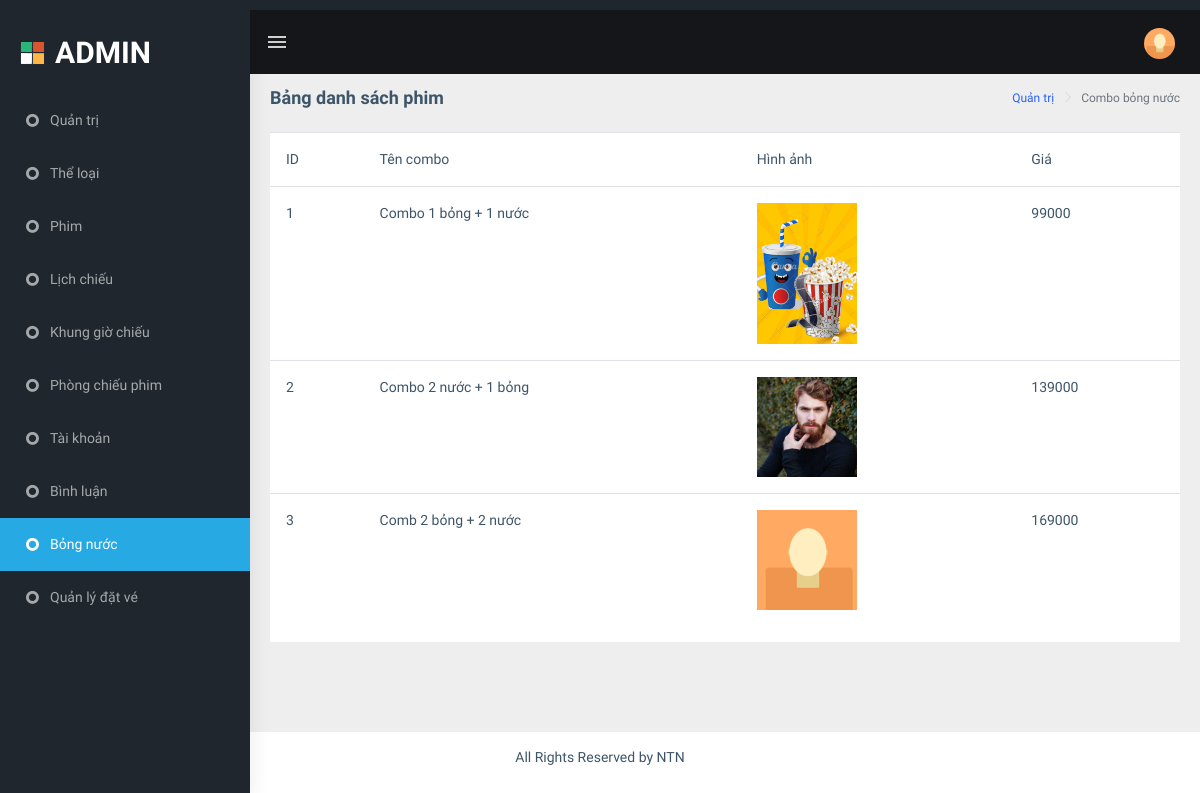
Page /admin/index.php?act=list_bongnuoc on the earlier database version.
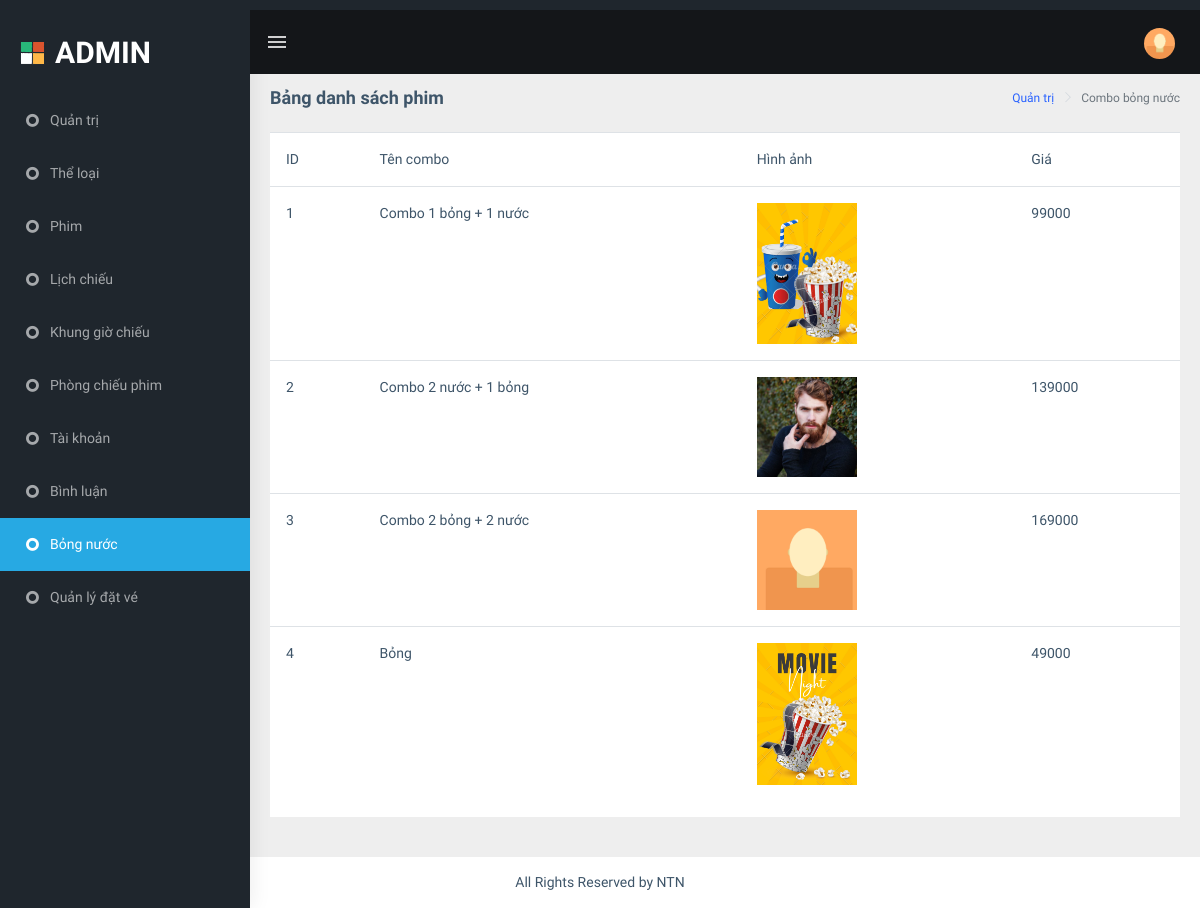
Same page on the later database version.
### tables this page shows
CREATE TABLE `bong_nuoc` (
  `id` int(11) NOT NULL,
  `ten_combo` varchar(255) NOT NULL,
  `hinh_anh` varchar(255) NOT NULL,
  `gia` decimal(10,0) NOT NULL
);

### admin/models/pdo.php (called while the page is built, shortened)
<?php
function pdo_get_connection(){
    $dburl = "mysql:host=localhost;dbname=duan11;charset=utf8";
    $username = 'root';
    $password = '';
    $conn = new PDO($dburl, $username, $password);
    $conn->setAttribute(PDO::ATTR_ERRMODE, PDO::ERRMODE_EXCEPTION);
    return $conn;
}
function pdo_query($sql){
    $sql_args = array_slice(func_get_args(), 1);
    try{
        $conn = pdo_get_connection();
        $stmt = $conn->prepare($sql);
        $stmt->execute($sql_args);
        $rows = $stmt->fetchAll();
        return $rows;
    }
    catch(PDOException $e){
        throw $e;
    }
    finally{
        unset($conn);
    }
}

### admin/models/lichchieu.php (called while the page is built, shortened)
<?php
        function loadall_bongnuoc(){
            $sql="SELECT * FROM bong_nuoc order by id asc";
            $listbongnuoc = pdo_query($sql);
            return $listbongnuoc;
        }
?>

### admin/bong_nuoc/list.php (the view)
<div class="page-wrapper">
    <div class="page-breadcrumb">
        <div class="row">
            <div class="col-12 d-flex no-block align-items-center">
                <h4 class="page-title">Bảng danh sách phim </h4>
                <div class="ml-auto text-right">
                    <nav aria-label="breadcrumb">
                        <ol class="breadcrumb">
                            <li class="breadcrumb-item"><a href="#">Quản trị</a></li>
                            <li class="breadcrumb-item active" aria-current="page">Combo bỏng nước</li>
                        </ol>
                    </nav>
                </div>
            </div>
        </div>
    </div>
    <div class="container-fluid">
        <div class="row">
            <div class="col-12">
                <div class="card">
                    <table class="table">
                    <tr>
                        <td>ID</td>
                        <td>Tên combo</td>
                        <td>Hình ảnh</td>
                        <td>Giá</td>
                    </tr>
                    <?php
                    foreach($listbongnuoc as $row)
                    {
                    ?>
                        <tr>
                            <td> <?= $row['id'] ?></td>
                            <td> <?= $row['ten_combo'] ?></td>
                            <td> <img src="../admin/upload/<?= $row['hinh_anh'] ?>" style='width:100px'></td>
                            <td> <?= $row['gia'] ?></td>
                        </tr>
                    <?php
                        }
                    ?>
                    </table>
                </div>
            </div>
        </div>
    </div>
</div>

### admin/view/layout/header.php (shortened to what this page needs)
<!DOCTYPE html>
<html dir="ltr" lang="en">
<head>
    <link href="assets/libs/flot/css/float-chart.css" rel="stylesheet">
    <link href="dist/css/style.min.css" rel="stylesheet">
</head>
<body>
    <div id="main-wrapper">
        <header class="topbar" data-navbarbg="skin5">
            <nav class="navbar top-navbar navbar-expand-md navbar-dark">
                <div class="navbar-header" data-logobg="skin5">
                    <a class="navbar-brand" href="index.html">
                        <b class="logo-icon p-l-10 p-t-20">
                            <img src="assets/images/logo-icon.png" alt="homepage" class="light-logo" />
                        </b>
                        <span class="logo-text h2 text-white p-t-30">
                            ADMIN
                        </span>
                    </a>
                </div>
                <div class="navbar-collapse collapse" id="navbarSupportedContent" data-navbarbg="skin5">
                    <ul class="navbar-nav float-left mr-auto">
                        <li class="nav-item d-none d-md-block"><a class="nav-link sidebartoggler waves-effect waves-light" href="javascript:void(0)" data-sidebartype="mini-sidebar"><i class="mdi mdi-menu font-24"></i></a></li>
                        <li class="nav-item dropdown">
                            <a class="nav-link dropdown-toggle" href="#" id="navbarDropdown" role="button" data-toggle="dropdown" aria-haspopup="true" aria-expanded="false">
                            </a>
                        </li>
                    </ul>
                    <ul class="navbar-nav float-right">
                        <li class="nav-item dropdown">
                            <a class="nav-link dropdown-toggle text-muted waves-effect waves-dark pro-pic" href="" data-toggle="dropdown" aria-haspopup="true" aria-expanded="false"><img src="assets/images/users/1.jpg" alt="user" class="rounded-circle" width="31"></a>
                        </li>
                    </ul>
                </div>
            </nav>
        </header>
        <aside class="left-sidebar" data-sidebarbg="skin5">
            <div class="scroll-sidebar">
                <nav class="sidebar-nav">
                    <ul id="sidebarnav" class="p-t-30">
                        <li class="sidebar-item"> <a class="sidebar-link waves-effect waves-dark sidebar-link" href="index.php" aria-expanded="false"><i class="fas fa-genderless"></i><span class="hide-menu">Quản trị</span></a></li>
                        <li class="sidebar-item"> <a class="sidebar-link waves-effect waves-dark sidebar-link" href="index.php?act=list_theloai" aria-expanded="false"><i class="fas fa-genderless"></i><span class="hide-menu">Thể loại</span></a></li>
                        <li class="sidebar-item"> <a class="sidebar-link waves-effect waves-dark sidebar-link" href="index.php?act=list_phim" aria-expanded="false"><i class="fas fa-genderless"></i><span class="hide-menu">Phim</span></a></li>
                        <li class="sidebar-item"> <a class="sidebar-link waves-effect waves-dark sidebar-link" href="index.php?act=list_lichchieu" aria-expanded="false"><i class="fas fa-genderless"></i><span class="hide-menu">Lịch chiếu</span></a></li>
                        <li class="sidebar-item"> <a class="sidebar-link waves-effect waves-dark sidebar-link" href="index.php?act=list_khunggio" aria-expanded="false"><i class="fas fa-genderless"></i><span class="hide-menu">Khung giờ chiếu</span></a></li>
                        <li class="sidebar-item"> <a class="sidebar-link waves-effect waves-dark sidebar-link" href="index.php?act=list_phongchieu" aria-expanded="false"><i class="fas fa-genderless"></i><span class="hide-menu">Phòng chiếu phim</span></a></li>
                        <li class="sidebar-item"> <a class="sidebar-link waves-effect waves-dark sidebar-link" href="index.php?act=list_taikhoan" aria-expanded="false"><i class="fas fa-genderless"></i><span class="hide-menu">Tài khoản</span></a></li>
                        <li class="sidebar-item"> <a class="sidebar-link waves-effect waves-dark sidebar-link" href="index.php?act=list_binhluan" aria-expanded="false"><i class="fas fa-genderless"></i><span class="hide-menu">Bình luận</span></a></li>
                        <li class="sidebar-item"> <a class="sidebar-link waves-effect waves-dark sidebar-link" href="index.php?act=list_bongnuoc" aria-expanded="false"><i class="fas fa-genderless"></i><span class="hide-menu">Bỏng nước</span></a></li>
                        <li class="sidebar-item"> <a class="sidebar-link waves-effect waves-dark sidebar-link" href="index.php?act=list_ve" aria-expanded="false"><i class="fas fa-genderless"></i><span class="hide-menu">Quản lý đặt vé</span></a></li>
                    </ul>
                </nav>
            </div>
        </aside>

### admin/index.php (shortened to what this page needs)
<?php
    include '../admin/view/layout/header.php';
    include "../admin/models/theloai.php";
    include "../admin/models/pdo.php";
    include "../admin/models/lichchieu.php";
    if(isset($_GET['act'])){
        $act=$_GET['act'];
        switch($act){
                case 'list_bongnuoc':
                    $listbongnuoc = loadall_bongnuoc();
                    include "../admin/bong_nuoc/list.php";
                    break;
        }
    }else{
        include '../admin/view/layout/home.php';
    }
    include '../admin/view/layout/footer.php';
?>

### admin/view/layout/footer.php (shortened to what this page needs)
        </div>
        <footer class="footer text-center">
                All Rights Reserved by NTN
        </footer>
</body>
</html>

Differences in the rows shown:
changed bong_nuoc id 3: ten_combo "Comb 2 bỏng + 2 nước" → "Combo 2 bỏng + 2 nước"
added bong_nuoc: id "4", ten_combo "Bỏng", hinh_anh (picture), gia "49000"
